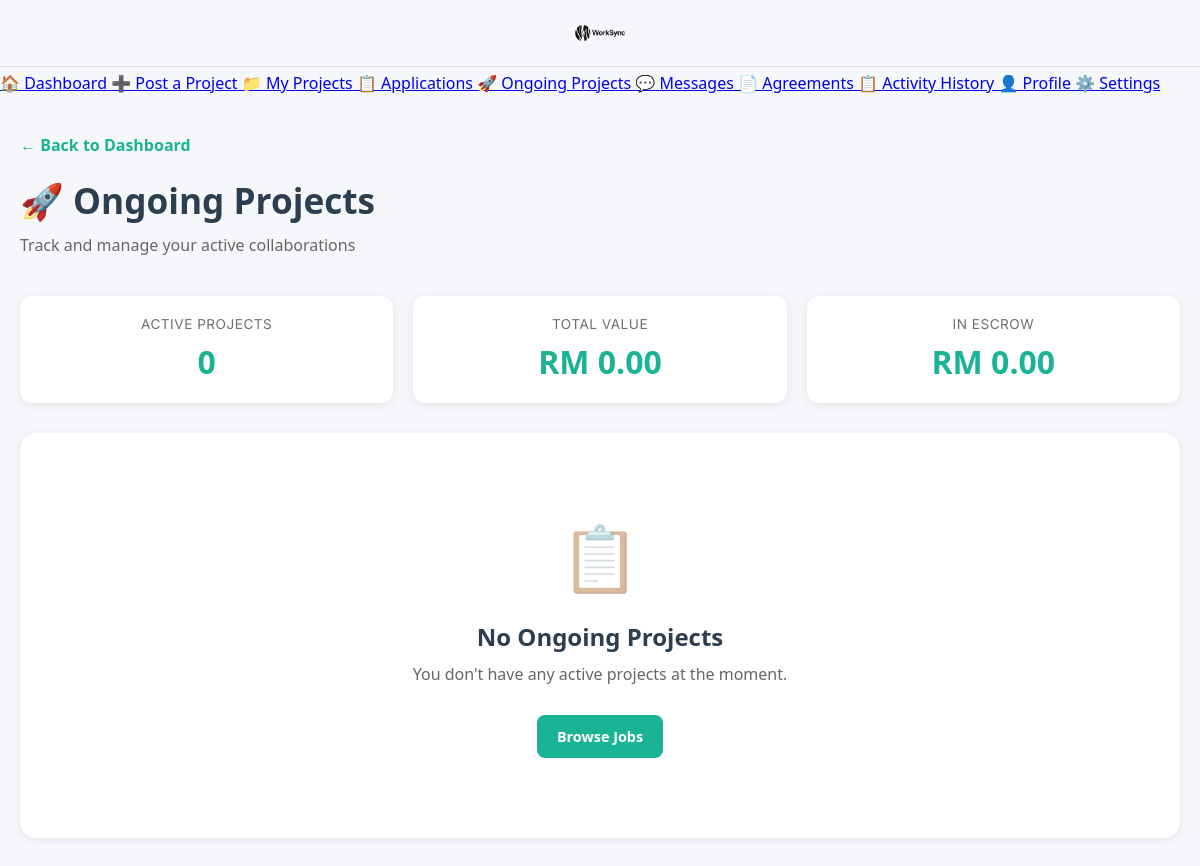
/page/ongoing_projects.php (signed in), run on an earlier commit of the app's database.
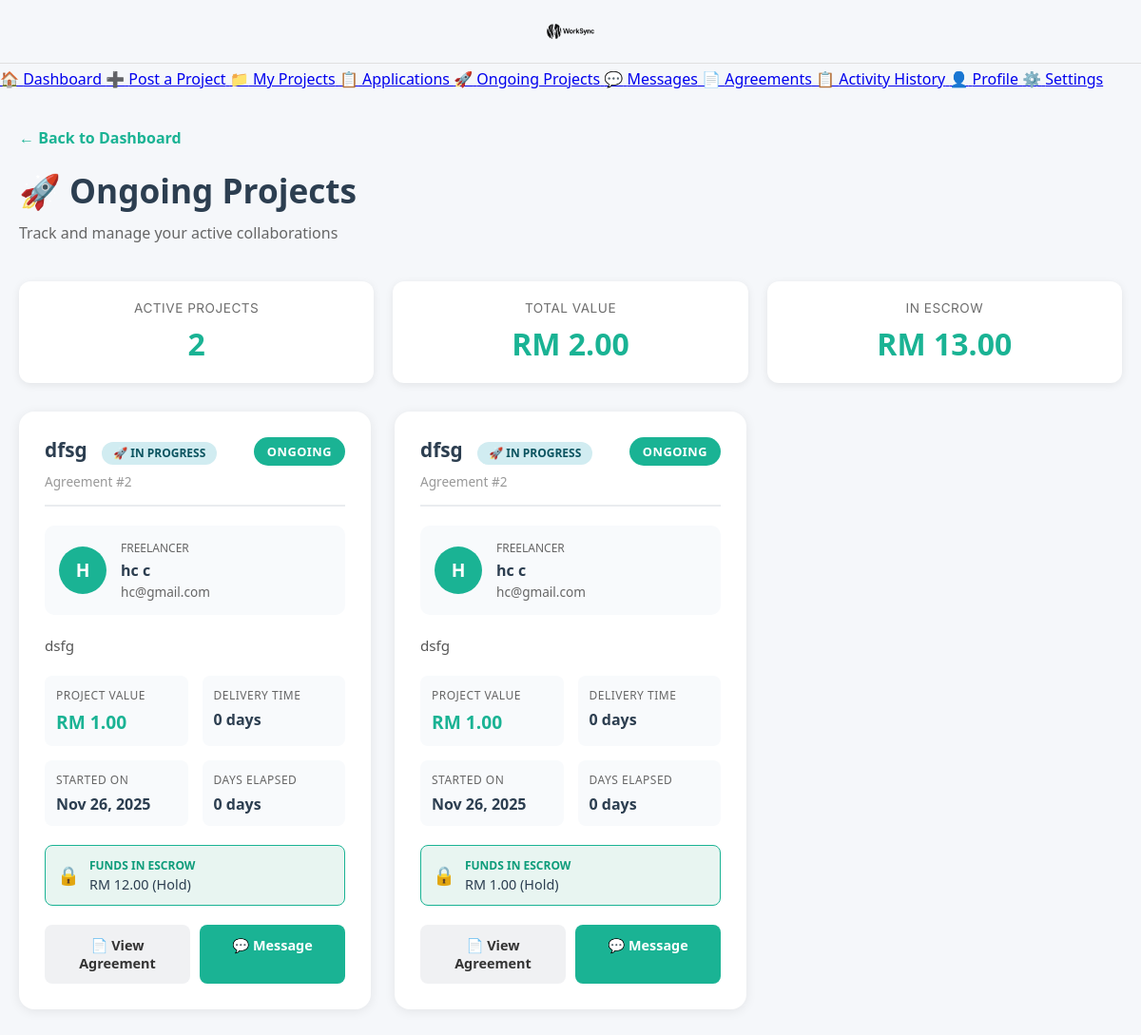
And on a later commit of the database.
### tables this page shows
CREATE TABLE
  `agreement` (
    `AgreementID` int (11) NOT NULL,
    `FreelancerID` int (11) DEFAULT NULL,
    `ClientID` int (11) DEFAULT NULL,
    `CreatedDate` timestamp NOT NULL DEFAULT current_timestamp(),
    `CompleteDate` date DEFAULT NULL,
    `DeliveryDate` date DEFAULT NULL,
    `agreeementPath` varchar(255) DEFAULT NULL,
    `ClientSignedDate` datetime DEFAULT NULL,
    `ClientSignaturePath` varchar(255) DEFAULT NULL,
    `FreelancerSignedDate` datetime DEFAULT NULL,
    `ExpiredDate` datetime DEFAULT NULL,
    `FreelancerSignaturePath` varchar(255) DEFAULT NULL,
    `Terms` text DEFAULT NULL,
    `Status` varchar(50) DEFAULT NULL,
    `ProjectTitle` varchar(255) DEFAULT NULL,
    `Scope` text DEFAULT NULL,
    `DeliveryTime` int (11) NOT NULL,
    `Deliverables` text DEFAULT NULL,
    `PaymentAmount` decimal(10, 2) DEFAULT NULL,
    `ProjectDetail` text DEFAULT NULL,
    `FreelancerName` varchar(255) DEFAULT NULL,
    `ClientName` varchar(255) DEFAULT NULL
  );

CREATE TABLE
  `freelancer` (
    `FreelancerID` int (11) NOT NULL,
    `FirstName` varchar(100) DEFAULT NULL,
    `LastName` varchar(100) DEFAULT NULL,
    `Email` varchar(255) DEFAULT NULL,
    `Password` varchar(255) DEFAULT NULL,
    `PhoneNo` varchar(50) DEFAULT NULL,
    `ProfilePicture` varchar(500) DEFAULT NULL,
    `Status` varchar(50) DEFAULT NULL,
    `Address` text DEFAULT NULL,
    `Experience` text DEFAULT NULL,
    `Education` text DEFAULT NULL,
    `SocialMediaURL` varchar(255) DEFAULT NULL,
    `Bio` text DEFAULT NULL,
    `Rating` decimal(3, 2) DEFAULT NULL,
    `TotalEarned` decimal(10, 2) DEFAULT NULL,
    `JoinedDate` timestamp NOT NULL DEFAULT current_timestamp(),
    `isDelete` tinyint (1) DEFAULT 0
  );

CREATE TABLE
  `escrow` (
    `EscrowID` int (11) NOT NULL,
    `OrderID` int (11) DEFAULT NULL COMMENT 'Order/Project ID if applicable',
    `PayerID` int (11) NOT NULL COMMENT 'Client ID who pays',
    `PayeeID` int (11) NOT NULL COMMENT 'Freelancer ID who receives',
    `Amount` decimal(10, 2) NOT NULL,
    `Status` enum ('hold', 'released', 'refunded') NOT NULL DEFAULT 'hold',
    `CreatedAt` timestamp NOT NULL DEFAULT current_timestamp(),
    `ReleasedAt` timestamp NULL DEFAULT NULL
  );

### page/ongoing_projects.php (the view, shortened to what the changed rows need)
<?php
$user_id = $_SESSION['user_id'];
$user_type = $_SESSION['user_type'];
$conn = getDBConnection();
if ($user_type === 'client') {
    $sql = "SELECT
                a.AgreementID,
                a.ProjectTitle,
                a.ProjectDetail,
                a.PaymentAmount,
                a.DeliveryTime,
                a.ClientSignedDate,
                a.FreelancerSignedDate,
                a.Status,
                a.FreelancerName,
                f.FreelancerID,
                f.Email as FreelancerEmail,
                f.ProfilePicture,
                f.Rating,
                e.EscrowID,
                e.Amount as EscrowAmount,
                e.Status as EscrowStatus,
                ws.SubmissionID,
                ws.Status as SubmissionStatus,
                ws.SubmittedAt
            FROM agreement a
            JOIN freelancer f ON a.FreelancerID = f.FreelancerID
            LEFT JOIN escrow e ON e.OrderID = a.AgreementID
            LEFT JOIN work_submissions ws ON ws.AgreementID = a.AgreementID AND ws.Status = 'pending_review'
            WHERE a.ClientID = ? AND (a.Status = 'ongoing' OR a.Status = 'pending_review')
            ORDER BY a.FreelancerSignedDate DESC";
    $stmt = $conn->prepare($sql);
    $stmt->bind_param('i', $user_id);
}
$stmt->execute();
$result = $stmt->get_result();
$ongoing_projects = [];
while ($row = $result->fetch_assoc()) {
    $ongoing_projects[] = $row;
}
?>
<!DOCTYPE html>
<html lang="en">
<head>
    <link rel="stylesheet" href="/assets/css/app.css">
    <link rel="stylesheet" href="/assets/css/<?= $user_type === 'client' ? 'client' : 'freelancer' ?>.css">
</head>
<body>
    <div class="page-container">
        <div class="page-header">
            <h1>🚀 Ongoing Projects</h1>
        </div>
        <div class="stats-bar">
            <div class="stat-card">
                <div class="stat-label">Active Projects</div>
                <div class="stat-value"><?= count($ongoing_projects) ?></div>
            </div>
            <div class="stat-card">
                <div class="stat-label">Total Value</div>
                <div class="stat-value">RM <?= number_format(array_sum(array_column($ongoing_projects, 'PaymentAmount')), 2) ?></div>
            </div>
            <div class="stat-card">
                <div class="stat-label">In Escrow</div>
                <div class="stat-value">RM <?= number_format(array_sum(array_column($ongoing_projects, 'EscrowAmount')), 2) ?></div>
            </div>
        </div>
        <?php if (empty($ongoing_projects)): ?>
            <div class="empty-state">
                <div class="empty-icon">📋</div>
                <h3>No Ongoing Projects</h3>
                <p>You don't have any active projects at the moment.</p>
                <?php if ($user_type === 'client'): ?>
                    <a href="job/browse_job.php" class="btn btn-primary" style="display: inline-block;">Browse Jobs</a>
                <?php else: ?>
                    <a href="job/browse_job.php" class="btn btn-primary" style="display: inline-block;">Find Jobs</a>
                <?php endif; ?>
            </div>
        <?php else: ?>
            <div class="projects-grid">
                <?php foreach ($ongoing_projects as $project): ?>
                    <div class="project-card">
                        <div class="project-header">
                            <div class="project-title">
                                <h3>
                                    <?= htmlspecialchars($project['ProjectTitle']) ?>
                                    <span class="status-indicator status-<?= str_replace('_', '-', strtolower($project['Status'])) ?>">
                                        <?= $project['Status'] === 'pending_review' ? '⏳ Pending Review' : '🚀 In Progress' ?>
                                    </span>
                                </h3>
                                <div class="project-id">Agreement #<?= $project['AgreementID'] ?></div>
                            </div>
                            <div class="status-badge">Ongoing</div>
                        </div>
                        <div class="collaborator-info">
                            <div class="collaborator-avatar">
                                <?php if (!empty($project['ProfilePicture'])): ?>
                                    <img src="<?= htmlspecialchars($project['ProfilePicture']) ?>" alt="Profile">
                                <?php else: ?>
                                    <?php
                                    $name = $user_type === 'client' ? $project['FreelancerName'] : $project['ClientName'];
                                    echo strtoupper(substr($name, 0, 1));
                                    ?>
                                <?php endif; ?>
                            </div>
                            <div class="collaborator-details">
                                <div class="collaborator-label">
                                    <?= $user_type === 'client' ? 'Freelancer' : 'Client' ?>
                                </div>
                                <div class="collaborator-name">
                                    <?= htmlspecialchars($user_type === 'client' ? $project['FreelancerName'] : $project['ClientName']) ?>
                                </div>
                                <div class="collaborator-email">
                                    <?= htmlspecialchars($user_type === 'client' ? $project['FreelancerEmail'] : $project['ClientEmail']) ?>
                                </div>
                            </div>
                        </div>
                        <div class="project-description">
                            <?= htmlspecialchars($project['ProjectDetail']) ?>
                        </div>
                        <div class="project-meta">
                            <div class="meta-item">
                                <div class="meta-label">Project Value</div>
                                <div class="meta-value amount">RM <?= number_format($project['PaymentAmount'], 2) ?></div>
                            </div>
                            <div class="meta-item">
                                <div class="meta-label">Delivery Time</div>
                                <div class="meta-value"><?= $project['DeliveryTime'] ?> days</div>
                            </div>
                            <div class="meta-item">
                                <div class="meta-label">Started On</div>
                                <div class="meta-value">
                                    <?= date('M d, Y', strtotime($project['FreelancerSignedDate'])) ?>
                                </div>
                            </div>
                            <div class="meta-item">
                                <div class="meta-label">Days Elapsed</div>
                                <div class="meta-value">
                                    <?php
                                    $start_date = new DateTime($project['FreelancerSignedDate']);
                                    $now = new DateTime();
                                    $diff = $start_date->diff($now);
                                    echo $diff->days;
                                    ?> days
                                </div>
                            </div>
                        </div>
                        <?php if (!empty($project['EscrowAmount'])): ?>
                            <div class="escrow-info">
                                <div class="escrow-icon">🔒</div>
                                <div class="escrow-text">
                                    <div class="escrow-label">Funds in Escrow</div>
                                    <div class="escrow-amount">
                                        RM <?= number_format($project['EscrowAmount'], 2) ?>
                                        (<?= ucfirst($project['EscrowStatus']) ?>)
                                    </div>
                                </div>
                            </div>
                        <?php endif; ?>
                        <div class="project-actions">
                            <a href="agreement_view.php?id=<?= $project['AgreementID'] ?>" class="btn btn-secondary">
                                📄 View Agreement
                            </a>
                            <a href="messages.php?<?= $user_type === 'client' ? 'freelancer_id=' . $project['FreelancerID'] : 'client_id=' . $project['ClientID'] ?>" class="btn btn-primary">
                                💬 Message
                            </a>
                        </div>
                    </div>
                <?php endforeach; ?>
            </div>
        <?php endif; ?>
    </div>
</body>
</html>

What changed in the data, as far as the page shows it:
now on this page (row edited): agreement: ProjectTitle "dfsg", Status "🚀 IN PROGRESS", AgreementID "2", FreelancerName "H", FreelancerName "hc c", FreelancerID.Email "hc@gmail.com", ProjectDetail "dsfg", PaymentAmount "1.00", DeliveryTime "0", FreelancerSignedDate "Nov 26, 2025", FreelancerSignedDate "0", escrow.Amount "12.00", escrow.Status "Hold", escrow.Amount "1.00"
Also different on the page:
count($ongoing_projects): "0" → "2"
array_sum(array_column($ongoing_projects, 'PaymentAmount')): "0.00" → "2.00"
array_sum(array_column($ongoing_projects, 'EscrowAmount')): "0.00" → "13.00"
text no longer shown: "📋 No Ongoing Projects You don't have any active projects at the moment. Browse Jobs"
